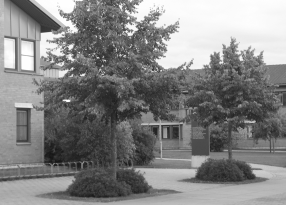
#> input picture Scalespace0.png, 286 x 205 px, found by its file name
$ python inpainting_with_certainty.py
#> lines starting #> are read from the running program, lines starting #| are printed output that depends on the picture; after the words box and inside, x2 and y2 are one past the last pixel; in counts of white or black regions, pixels touching at a corner belong together
### certainty.py
"""
certainty.py

Certainty estimators for normalized convolution.
"""

import numpy as np
from scipy.ndimage import sobel, uniform_filter, binary_dilation

# Base class
class CertaintyBase:
    """Base class for certainty computation functions."""
    def compute(self, img):
        raise NotImplementedError("Certainty computation must be implemented in subclasses.")

# Edge-based certainty
class EdgeCertainty(CertaintyBase):
    """
    Certainty based on edge strength.
    Strong edges = high certainty, flat regions = lower certainty
    """
    def __init__(self, min_cert=0.2):
        self.min_cert = min_cert

    def compute(self, img):
        gx = sobel(img, axis=1)
        gy = sobel(img, axis=0)
        mag = np.hypot(gx, gy)
        mag = mag/(mag.max() + 1e-8)

        C = self.min_cert + (1 - self.min_cert)*mag
        return np.clip(C, 0, 1)


# Noise-based certainty
class NoiseCertainty(CertaintyBase):
    """
    Certainty based on local variance.
    High noise = low certainty.
    """
    def __init__(self, window=5):
        self.window = window

    def compute(self, img):
        mean = uniform_filter(img, self.window)
        mean_sq = uniform_filter(img**2, self.window)
        var = mean_sq - mean**2

        var_norm = var / (var.max() + 1e-8)
        return np.clip(1 - var_norm, 0, 1)


# Segmentation-based certainty
class SegmentationCertainty(CertaintyBase):
    """
    Certainty based on segmentation boundaries.
    Pixels near boundaries are considered less certain.
    """
    def __init__(self, boundary_width=3, boundary_cert=0.3):
        self.boundary_width = boundary_width
        self.boundary_cert = boundary_cert

    def compute(self, segmentation):
        boundaries = np.zeros_like(segmentation, dtype=bool)

        # Detect boundaries by adjacent label mismatch
        boundaries[:-1, :] |= segmentation[:-1, :] != segmentation[1:, :]
        boundaries[:, :-1] |= segmentation[:, :-1] != segmentation[:, 1:]

        # Expand boundary region
        boundary_zone = binary_dilation(boundaries, iterations=self.boundary_width)

        C = np.ones_like(segmentation, dtype=float)
        C[boundary_zone] = self.boundary_cert
        return C


# Certainty combiner
def combine_certainties(*certainties):
    """
    Combine multiple certainty maps by multiplication.
    """
    C = np.ones_like(certainties[0], dtype=float)
    for c in certainties:
        C *= c
    return np.clip(C, 0, 1)

### basis.py
"""Polynomial basis functions for local signal modeling."""

import numpy as np

class PolynomialBasis1D:
    """
    Creates a 1D polynomial basis functions up to a given order.

    basis order k means [1, x, x^2, ..., x^k]
    """

    # [5 lines left out: function __init__, not called in this run]

    def _build(self):
        # Build basis matrix (k+1 rows, window size columns)
        return np.vstack([self.x**n for n in range(self.order + 1)])

    def __call__(self):
        return self.basis

class PolynomialBasis2D:
    """
    2D polynomial basis up to a given total order.
    Produces basis functions on a (window_size x window_size) grid.
    """

    def __init__(self, order, window_size):
        self.order = order
        self.window_size = window_size
        self.basis = self._build()

    def _build(self):
        r = self.window_size // 2
        x = np.arange(-r, r + 1)
        y = np.arange(-r, r + 1)
        X, Y = np.meshgrid(x, y, indexing="xy")

        basis = []

        for i in range(self.order + 1):
            for j in range(self.order + 1 - i):
                # factorial scaling (consistent with 1D version)
                basis.append(X**i * Y**j)

        return np.array(basis)

    def __call__(self):
        return self.basis

### conv1d.py
import numpy as np
from scipy.signal import convolve, convolve2d

class NormalizedConvolution1D:
    """
    Normalized convolution for 1D signals.
    Certainty is optional. If omitted, all samples are treated as fully certain.
    """

    def __init__(self, basis, applicability):
        self.B = basis()
        self.a = applicability()

    def filter_signal(self, signal):
        """Compute filter outputs in dual coordinates for the signal."""
        return np.array([convolve(signal, (b*self.a)[::-1], mode='same') for b in self.B])

    # [51 lines left out: functions compute_metric, compute_coordinates, not called in this run]


class NormalizedConvolution2D:
    """
    2D Normalized Convolution using polynomial basis B(x,y) and applicability a(x,y).
    Certainty is optional. If omitted, all samples are treated as fully certain.
    """

    def __init__(self, basis, applicability):
        self.B = basis() # shape: (num_basis, w, w)
        self.a = applicability() # shape: (w, w)
        self.num_basis = self.B.shape[0]

    def filter_signal(self, image, certainty):
        """
        Compute H_i = conv2((image * certainty), (b_i * a))
        """
        imc = image * certainty
        return np.array([
            convolve2d(imc, (b * self.a)[::-1, ::-1], mode='same')
            for b in self.B
        ])

    def compute_metric(self, certainty):
        """
        Compute metric tensor:
        G_ij = conv2(certainty, B_i * a * B_j)
        """
        h, w = certainty.shape
        G = np.zeros((self.num_basis, self.num_basis, h, w))

        for i in range(self.num_basis):
            for j in range(self.num_basis):
                kernel = (self.B[i] * self.a * self.B[j])[::-1, ::-1]
                G[i, j] = convolve2d(certainty, kernel, mode='same')

        return G

    def compute_coordinates(self, image, certainty=None):
        """
        Compute normalized convolution coordinates per pixel.
        """
        if certainty is None:
            certainty = np.ones_like(image)

        H = self.filter_signal(image, certainty)
        G = self.compute_metric(certainty)

        h, w = image.shape
        c = np.zeros((self.num_basis, h, w))

        for y in range(h):
            for x in range(w):
                try:
                    c[:, y, x] = np.linalg.solve(G[:, :, y, x], H[:, y, x])
                except np.linalg.LinAlgError:
                    c[:, y, x] = 0

        return c

    # [4 lines left out: function low_pass_filtered, not called in this run]

### applicability.py
"""Gaussian applicability function"""

import numpy as np

class GaussianApplicability1D:
    """Generates a 1D Gaussian kernel of a given size and sigma."""

    # [9 lines left out: functions __init__, _build, not called in this run]

    def __call__(self):
        return self.kernel

class GaussianApplicability2D:
    """Generates a 2D Gaussian applicability function."""

    def __init__(self, window_size=7, sigma=2.0):
        self.window_size = window_size
        self.sigma = sigma
        self.kernel = self._build()

    def _build(self):
        r = self.window_size // 2
        x = np.arange(-r, r + 1)
        y = np.arange(-r, r + 1)
        X, Y = np.meshgrid(x, y, indexing="xy")
        a = np.exp(-(X**2 + Y**2) / (2 * self.sigma**2))
        return a/a.sum()

    def __call__(self):
        return self.kernel

### examples/inpainting_with_certainty.py
import sys
import os
sys.path.append(os.path.abspath(os.path.join(os.path.dirname(__file__), '..')))

import numpy as np
import matplotlib.pyplot as plt
from imageio import imread

from basis import PolynomialBasis2D
from applicability import GaussianApplicability2D
from conv1d import NormalizedConvolution2D
from certainty import EdgeCertainty, NoiseCertainty, SegmentationCertainty, combine_certainties


# ================================================================================= #
# User-configurable section                                                         #
# ================================================================================= #
IMAGE_PATH = "Scalespace0.png"
WINDOW_SIZE = 7
POLY_ORDER = 1
SIGMA = np.sqrt(2)

USE_SYNTHETIC_IMAGE = False
# ================================================================================= #

# Load image
try:
    if USE_SYNTHETIC_IMAGE:
        raise FileNotFoundError

    img = imread(IMAGE_PATH)
#> img is the input picture: shape (205, 286); min 22, max 255, mean 132
    if img.ndim == 3:
        img = img.mean(axis=2)
    img = img.astype(float)

except Exception:
    print("Using synthetic test image.")
    x = np.linspace(0, 4*np.pi, 200)
    X, Y = np.meshgrid(x, x)
    img = np.sin(X) + 0.2*np.cos(2 * Y)

img = img / img.max()

# Create certainty maps
Cedge = EdgeCertainty(min_cert=0.3).compute(img)
#> in compute, `gy = sobel(img, axis=0)`:
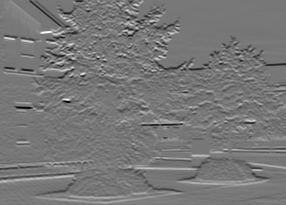
#> gy: shape (205, 286) float64; min -2.63, max 2.95, mean -0.00442; drawn with min black and max white
Cnoise = NoiseCertainty(window=5).compute(img)
#> in compute, `mean_sq = uniform_filter(img**2, self.window)`:
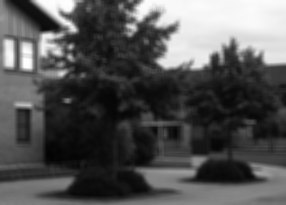
#> mean_sq: shape (205, 286) float64; min 0.0112, max 0.994, mean 0.331
#> in compute, `return np.clip(1 - var_norm, 0, 1)`:
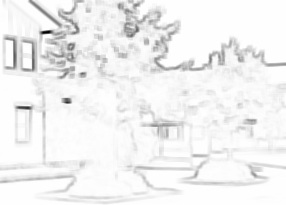
#> returned value: shape (205, 286) float64; min 8.94e-08, max 1, mean 0.946

# Make a fake segmentation
seg = (img > 0.5).astype(int)
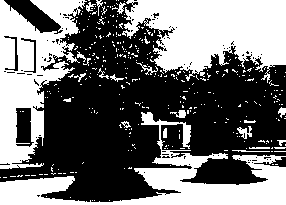
#> seg: shape (205, 286) int64; values 0 (black) and 1 (white), 43.9% white; 346 white regions (323 under 20 px), largest, box (x1, y1, x2, y2) and area: (122, 0, 286, 83) 9043, (0, 112, 286, 205) 7524, (0, 0, 87, 169) 7414
Cseg = SegmentationCertainty(boundary_width=3, boundary_cert=0.4).compute(seg)
#> in compute, `boundaries[:-1, :] |= segmentation[:-1, :] != segmentation[1:, :]`: boundaries: shape (205, 286) bool; 8.2% white in thin lines or dots
#> in compute, `boundaries[:, :-1] |= segmentation[:, :-1] != segmentation[:, 1:]`:
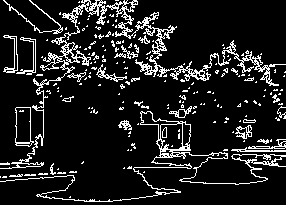
#> boundaries: shape (205, 286) bool; 12.2% white in thin lines or dots
#> in compute, `boundary_zone = binary_dilation(boundaries, iterations=self.boundary_w..`: boundary_zone: shape (205, 286) bool; 45.3% white; 9 white regions, largest, box (x1, y1, x2, y2) and area: (0, 0, 286, 205) 25668, (234, 97, 264, 110) 195, (204, 88, 225, 111) 175

# Combine all certainties
certainty = combine_certainties(Cedge, Cnoise, Cseg)
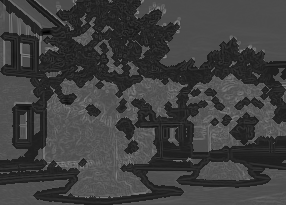
#> certainty: shape (205, 286) float64; min 3.58e-08, max 0.553, mean 0.25

# Mask the image using certainty (simulate missing data)
masked = img * certainty
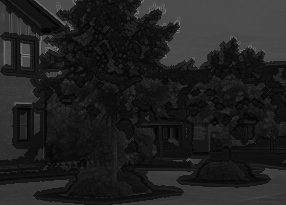
#> masked: shape (205, 286) float64; min 1.88e-08, max 0.529, mean 0.129

# Run normalized convolution
basis = PolynomialBasis2D(order=POLY_ORDER, window_size=WINDOW_SIZE)
app = GaussianApplicability2D(window_size=WINDOW_SIZE, sigma=SIGMA)

nc = NormalizedConvolution2D(basis, app)
coords = nc.compute_coordinates(masked, certainty)
reconstructed = coords[0]   # constant coefficient = reconstructed image

# Plot
plt.figure(figsize=(14, 12))

plt.subplot(2, 3, 1)
plt.title("Original image")
plt.imshow(img, cmap="gray")
plt.axis("off")

plt.subplot(2, 3, 2)
plt.title("Combined Certainty Map")
plt.imshow(certainty, cmap="inferno")
plt.axis("off")

plt.subplot(2, 3, 3)
plt.title("Masked image")
plt.imshow(masked, cmap="gray")
plt.axis("off")

plt.subplot(2, 3, 4)
plt.title("Reconstructed image")
plt.imshow(reconstructed, cmap="gray")
plt.axis("off")

plt.subplot(2, 3, 5)
plt.title("Edge Certainty")
plt.imshow(Cedge, cmap="inferno")
plt.axis("off")

plt.subplot(2, 3, 6)
plt.title("Noise Certainty")
plt.imshow(Cnoise, cmap="inferno")
plt.axis("off")

plt.tight_layout()
plt.show()
